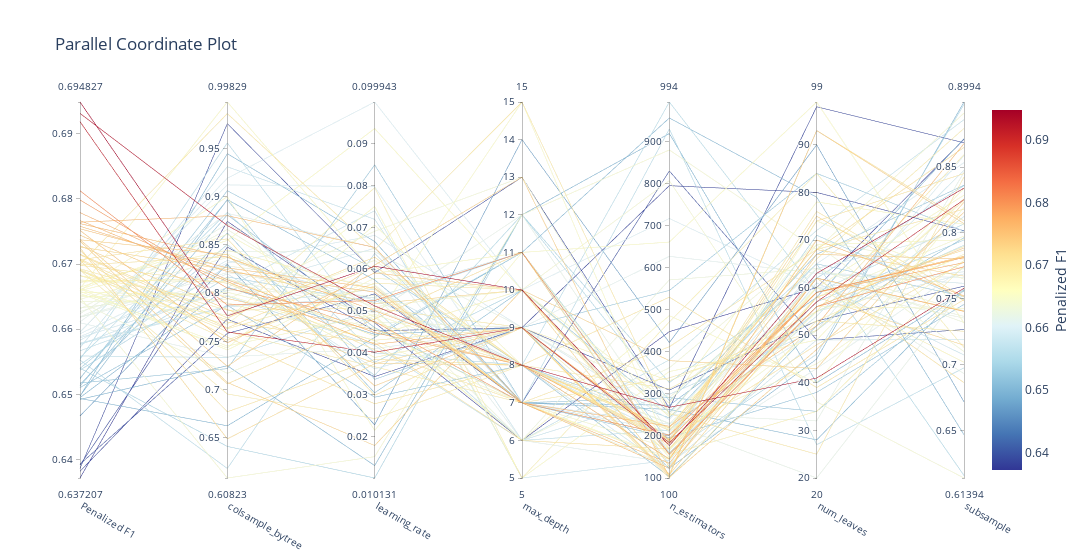

Notebook code for this chart:
### Markdown cell above
## 3.3 Quick Demo for Alternative Metrics

The metrics the `tune` method can optimize include
- Classification tasks:
    - auc (default)
    - f1
    - accuracy
- Regression tasks:
    - rmse (default)
    - nrmse
    - mape

### Code cell
best_lgb_f1 = ML_PIPELINE.tune(X_train_full, y_train_full, 
                          algorithm=lgb.LGBMClassifier, 
                          tune_metric='f1',
                          preprocessor=PreProcessor(
                              target_encode_cols=encoding_recommendations["target_encode_cols"],
                          ),
                          param_ranges=lgb_param_ranges,  
                          beta=1,
                          max_evals=100,
                          patience=10,  
                          n_startup_trials=10,
                          verbose=-1,
                          cv=3,
                          cv_variance_penalty=0.3,
                          log_best_model=False)
